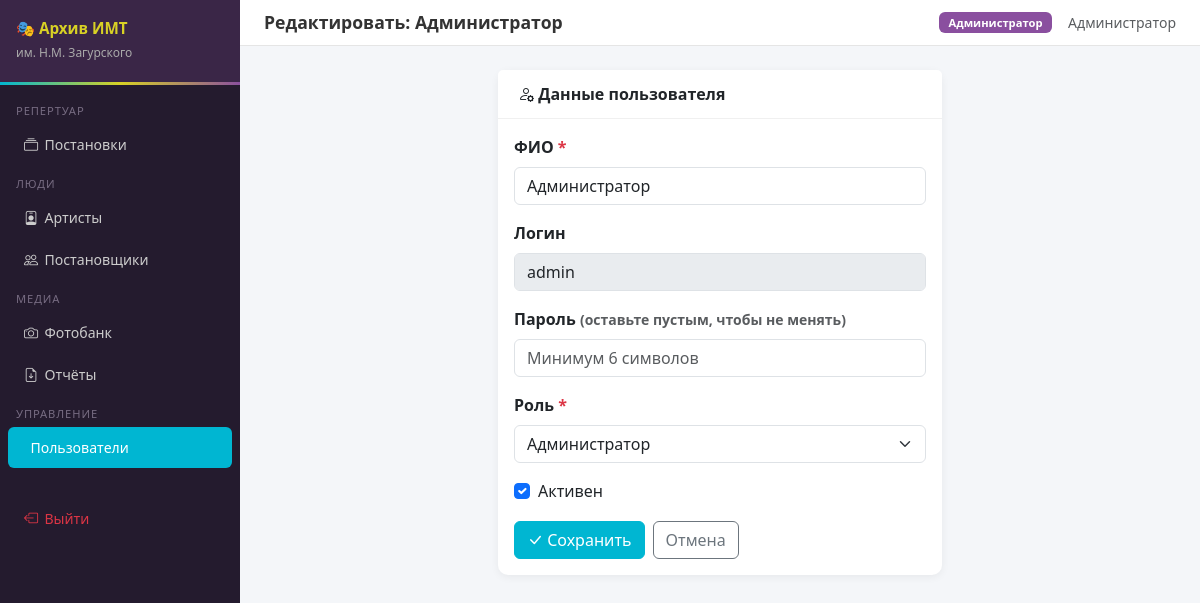
Page /admin/users/1/edit (signed in) on the committed database.
### app.py (models this page shows, shortened)
class User(UserMixin, db.Model):
    __tablename__ = 'users'
    id            = db.Column(db.Integer, primary_key=True)
    full_name     = db.Column(db.String(200), nullable=False)
    login         = db.Column(db.String(100), unique=True, nullable=False)
    password_hash = db.Column(db.String(255), nullable=False)
    role_id       = db.Column(db.Integer, db.ForeignKey('roles.id'), nullable=False)
    is_active     = db.Column(db.Boolean, default=True)
    created_at    = db.Column(db.DateTime, default=datetime.utcnow)
    @property
    def role_name(self):
        return self.role.name
    def can_manage_users(self):
        return self.role_name == ROLE_ADMIN

class Role(db.Model):
    __tablename__ = 'roles'
    id           = db.Column(db.Integer, primary_key=True)
    name         = db.Column(db.String(50), unique=True, nullable=False)
    display_name = db.Column(db.String(100), nullable=False)
    users        = db.relationship('User', backref='role', lazy=True)

### routes/admin.py (the view, shortened to what this page needs)
@admin_bp.route('/users/<int:uid>/edit', methods=['GET', 'POST'])
@admin_required
def edit_user(uid):
    u     = db.get_or_404(User, uid)
    roles = Role.query.all()
    return render_template('admin/user_form.html', u=u, roles=roles)

### app.py (called while the page is built)
@login_manager.user_loader
def load_user(user_id):
    return db.session.get(User, int(user_id))

@app.context_processor
def inject_globals():
    return dict(ROLE_ADMIN=ROLE_ADMIN, ROLE_EDITOR=ROLE_EDITOR,
                ROLE_ZAVLIT=ROLE_ZAVLIT, ROLE_MUSIC=ROLE_MUSIC,
                ROLE_OBSERVER=ROLE_OBSERVER)

### routes/admin.py (called while the page is built)
def admin_required(f):
    from functools import wraps
    @wraps(f)
    @login_required
    def wrapped(*args, **kwargs):
        if not current_user.can_manage_users():
            flash('Доступ только для администратора.', 'danger')
            return redirect(url_for('productions.list_productions'))
        return f(*args, **kwargs)
    return wrapped

### templates/admin/user_form.html (shortened to what this page needs)
{% extends 'base.html' %}
{% block page_title %}{% if u %}Редактировать: {{ u.full_name }}{% else %}Новый пользователь{% endif %}{% endblock %}
{% block content %}
<div class="row justify-content-center">
<div class="col-lg-6">
<div class="card">
  <div class="card-header"><i class="bi bi-person-gear"></i> Данные пользователя</div>
  <div class="card-body">
    <form method="POST">
      <div class="row g-3">
        <div class="col-12">
          <label class="form-label fw-semibold">ФИО <span class="text-danger">*</span></label>
          <input type="text" name="full_name" class="form-control" required value="{{ u.full_name if u else '' }}" placeholder="Иванов Иван Иванович">
        </div>
        {% if not u %}
        <div class="col-12">
          <label class="form-label fw-semibold">Логин <span class="text-danger">*</span></label>
          <input type="text" name="login" class="form-control" required placeholder="ivanov_i">
        </div>
        {% else %}
        <div class="col-12">
          <label class="form-label fw-semibold">Логин</label>
          <input type="text" class="form-control" value="{{ u.login }}" disabled>
        </div>
        {% endif %}
        <div class="col-12">
          <label class="form-label fw-semibold">Пароль {% if not u %}<span class="text-danger">*</span>{% else %}<small class="text-muted">(оставьте пустым, чтобы не менять)</small>{% endif %}</label>
          <input type="password" name="password" class="form-control" {% if not u %}required{% endif %} placeholder="Минимум 6 символов">
        </div>
        <div class="col-12">
          <label class="form-label fw-semibold">Роль <span class="text-danger">*</span></label>
          <select name="role_id" class="form-select" required>
            {% for r in roles %}
            <option value="{{ r.id }}" {% if u and u.role_id==r.id %}selected{% endif %}>{{ r.display_name }}</option>
            {% endfor %}
          </select>
        </div>
        {% if u %}
        <div class="col-12">
          <div class="form-check">
            <input type="checkbox" name="is_active" class="form-check-input" id="isActive" {% if u.is_active %}checked{% endif %}>
            <label class="form-check-label" for="isActive">Активен</label>
          </div>
        </div>
        {% endif %}
        <div class="col-12 d-flex gap-2">
          <button type="submit" class="btn btn-imt"><i class="bi bi-check-lg"></i> {% if u %}Сохранить{% else %}Создать{% endif %}</button>
          <a href="{{ url_for('admin.users') }}" class="btn btn-outline-secondary">Отмена</a>
        </div>
      </div>
    </form>
  </div>
</div>
</div>
</div>
{% endblock %}

### templates/base.html (shortened to what this page needs)
<!DOCTYPE html>
<html lang="ru">
<head>
<link href="https://cdn.jsdelivr.net/npm/bootstrap@5.3.2/dist/css/bootstrap.min.css" rel="stylesheet">
<link href="https://cdn.jsdelivr.net/npm/bootstrap-icons@1.11.3/font/bootstrap-icons.css" rel="stylesheet">
</head>
<body>
{% if current_user.is_authenticated %}
<div class="sidebar">
  <div class="sidebar-brand">
    <h5>🎭 Архив ИМТ</h5>
    <small>им. Н.М. Загурского</small>
  </div>
  <nav class="pt-2">
    <div class="sidebar-section">Репертуар</div>
    <a href="{{ url_for('productions.list_productions') }}" class="nav-link {% if request.blueprint=='productions' %}active{% endif %}">
      <i class="bi bi-collection"></i>Постановки
    </a>
    <div class="sidebar-section">Люди</div>
    <a href="{{ url_for('artists.list_artists') }}" class="nav-link {% if request.blueprint=='artists' %}active{% endif %}">
      <i class="bi bi-person-badge"></i>Артисты
    </a>
    <a href="{{ url_for('staging.list_directors') }}" class="nav-link {% if request.blueprint=='staging' %}active{% endif %}">
      <i class="bi bi-people"></i>Постановщики
    </a>
    <div class="sidebar-section">Медиа</div>
    <a href="{{ url_for('photobank.list_photobank') }}" class="nav-link {% if request.blueprint=='photobank' %}active{% endif %}">
      <i class="bi bi-camera"></i>Фотобанк
    </a>
    <a href="{{ url_for('reports.index') }}" class="nav-link {% if request.blueprint=='reports' %}active{% endif %}">
      <i class="bi bi-file-earmark-arrow-down"></i>Отчёты
    </a>
    {% if current_user.can_manage_users() %}
    <div class="sidebar-section">Управление</div>
    <a href="{{ url_for('admin.users') }}" class="nav-link {% if request.blueprint=='admin' %}active{% endif %}">
      Пользователи
    </a>
    {% endif %}
    <div class="sidebar-section mt-3"></div>
    <a href="{{ url_for('auth.logout') }}" class="nav-link text-danger">
      <i class="bi bi-box-arrow-left"></i>Выйти
    </a>
  </nav>
</div>
{% endif %}
<div class="{% if current_user.is_authenticated %}main-content{% else %}container-fluid{% endif %}">
  {% if current_user.is_authenticated %}
  <div class="topbar">
    <h4>{% block page_title %}{% endblock %}</h4>
    <div class="d-flex align-items-center gap-3">
      <span class="badge bg-secondary badge-role">{{ current_user.role.display_name }}</span>
      <span class="text-muted small">{{ current_user.full_name }}</span>
    </div>
  </div>
  {% endif %}
  {% block content %}{% endblock %}
</div>
</body>
</html>

### templates/base.html (style rules this page uses)
:root { --imt-cyan:#00B6D2; --imt-yellow:#D8D125; --imt-purple:#8A4F9F; --imt-dark:#241b2e; --imt-mid:#3a2647; --imt-accent:var(--imt-cyan); }
body { background:#f4f6f9;font-family:'Segoe UI',sans-serif;min-height:100vh; }
.sidebar { width:240px;min-height:100vh;background:var(--imt-dark);position:fixed;top:0;left:0;z-index:100;padding-top:0; }
.sidebar-brand { background:var(--imt-mid);padding:1.2rem 1rem;border-bottom:3px solid transparent;border-image:linear-gradient(90deg,var(--imt-cyan),var(--imt-yellow),var(--imt-purple)) 1; }
.sidebar-brand h5 { color:var(--imt-yellow);font-weight:700;margin:0;font-size:.95rem;line-height:1.3; }
.sidebar-brand small { color:#aaa;font-size:.75rem; }
.sidebar .nav-link { color:#ccc;padding:.6rem 1rem;border-radius:6px;margin:.1rem .5rem;font-size:.88rem;transition:all .2s; }
.sidebar .nav-link.active { background:var(--imt-cyan);color:#fff; }
.sidebar .nav-link i { width:20px;margin-right:.4rem; }
.sidebar-section { color:#776c82;font-size:.7rem;text-transform:uppercase;padding:.6rem 1rem .2rem;letter-spacing:.08em; }
.main-content { margin-left:240px;padding:1.5rem; }
.topbar { background:#fff;border-bottom:1px solid #e5e5e5;padding:.75rem 1.5rem;margin:-1.5rem -1.5rem 1.5rem;display:flex;align-items:center;justify-content:space-between; }
.topbar h4 { margin:0;font-size:1.1rem;font-weight:600;color:#333; }
.badge-role { font-size:.7rem;padding:.3rem .6rem;background:var(--imt-purple)!important; }
.card { border:none;border-radius:10px;box-shadow:0 2px 8px rgba(0,0,0,.06); }
.card-header { background:#fff;border-bottom:1px solid #f0f0f0;font-weight:600;padding:.75rem 1.25rem; }
.btn-imt { background:var(--imt-cyan);border-color:var(--imt-cyan);color:#fff; }
a { color:var(--imt-purple); }

### rows in the picture
User: full_name "Администратор", login "admin", role_id "Администратор", is_active "☑"
Role: role.display_name "Администратор"
